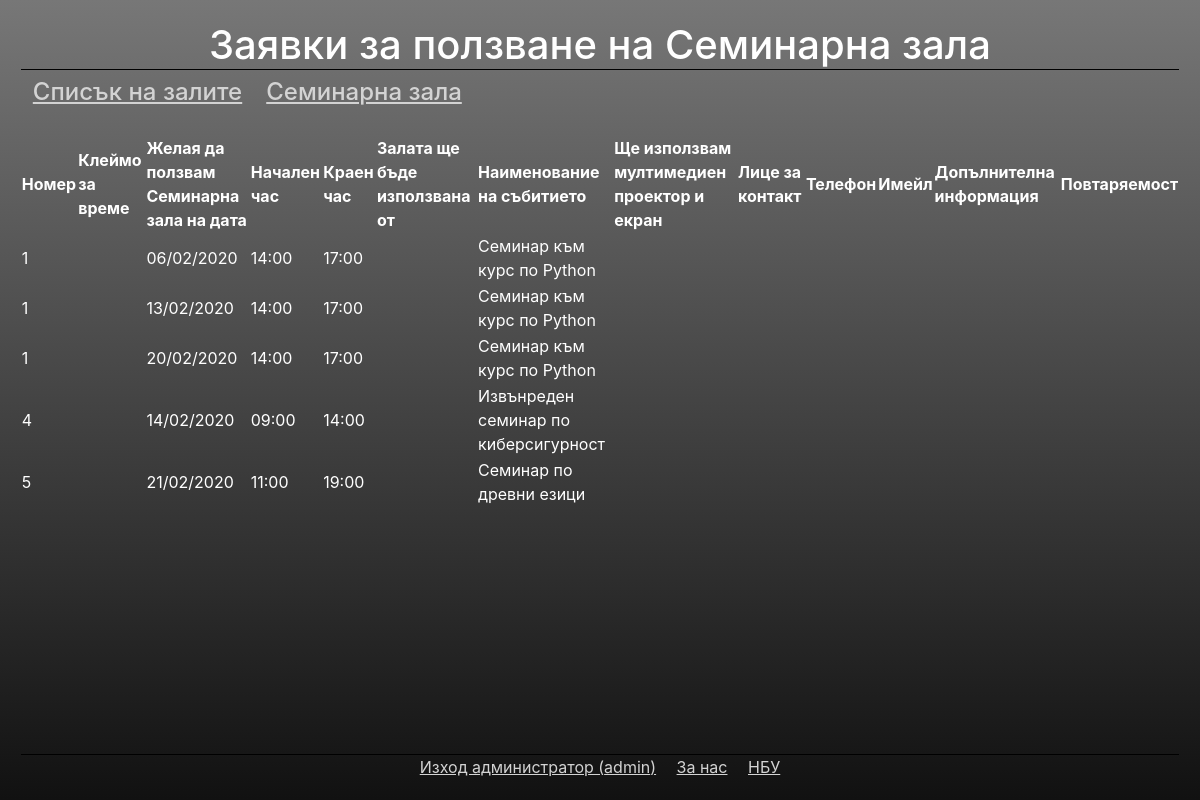
Screenshot of /htdocs/content/pages/events.php?room_id=0 (signed in) with the database file from the repository.
### tables this page shows
CREATE TABLE `room` (
  `room_id` int(255) NOT NULL,
  `room_name` varchar(255) NOT NULL,
  `image_path` varchar(255) NOT NULL,
  `color` varchar(255) NOT NULL
);

CREATE TABLE `events` (
  `title` varchar(255) NOT NULL,
  `description` varchar(255) NOT NULL,
  `start_date` datetime NOT NULL,
  `end_date` datetime NOT NULL,
  `event_id` int(11) NOT NULL,
  `room_id_num` int(11) NOT NULL,
  `type_id` int(11) NOT NULL,
  `creator_name` varchar(255) NOT NULL,
  `email` varchar(255) NOT NULL,
  `telephone` int(15) NOT NULL,
  `ip` varchar(15) NOT NULL,
  `creation_time` datetime NOT NULL
);

### htdocs/content/libraries/myview.php (called while the page is built, shortened)
<?php
class MyView {
    protected $vars = [];
    protected $template_file;
    public function __construct($template_file, $vars = null) {
        $this->template_file = $template_file;
    }
    public function render() {
        require self::TEMPLATE_DIR.$this->template_file;
    }
    public function __set($name, $value) {
        $this->vars[$name] = $value;
    }
    public function __get($name) {
        if (isset($this->vars[$name])) {
            return $this->vars[$name];
        } else {
            return null;
        }
    }
}
?>

### htdocs/content/pages/events.php (called while the page is built, shortened)
<?php
require_once('libraries/myview.php');
require_once('model/room.php');
require_once('model/event.php');
$room_id = $_GET['room_id'];
$room = get_room($room_id);
$t = new MyView('header.phtml');
$t->menu = [
    [
        'url' => "/rooms/$room_id",
        'title' => $room['title'],
    ]
];
$t->title = "Заявки за ползване на $room[title]";
$t->render();
$min_date = date('Y', 0);
$max_date = new DateTime("01/01/30");
$events = requests($room_id, $min_date, $max_date);
$t = new MyView("events.phtml");
$t->room = $room;
$t->events = $events;
$t->render();
?>

### htdocs/content/model/room.php (called while the page is built, shortened)
<?php
function get_room($id) {
    require_once "database.php";
    $search_id_result = $db->query("SELECT * FROM room WHERE room_id=$id");
    if(mysqli_num_rows($search_id_result)!=0){
        $row = $search_id_result->fetch_array();
        $room = [
            $row['room_id'] => [
                "title" => $row['room_name'],
                "img_url" => $row['image_path'],
                "color" => $row['color'],
            ]
        ];
        return $room[$id];
    }
}

### htdocs/content/model/event.php (called while the page is built, shortened)
<?php
function requests($id,$start,$end){
    require 'database.php';
    $sql = "SELECT * FROM events WHERE room_id_num = ?;";
    $stmt = mysqli_stmt_init($db);
    if(!mysqli_stmt_prepare($stmt, $sql)){
    }
    else{
        mysqli_stmt_bind_param($stmt,"i", $id);
        mysqli_stmt_execute($stmt);
        $data = array();
        $result = mysqli_stmt_get_result($stmt);
        while(($row = mysqli_fetch_assoc($result))){
            $new_start =  new DateTime($row['start_date']);
            $new_end = new DateTime($row['end_date']);
            if($new_start >= $start && $new_end <= $end){
                $data[]=[
                    "id" => $row['type_id'],
                    "title" => $row['title'],
                    "start" => $new_start,
                    "end" => $new_end];
                }
            }
        }
        return $data;
    }

### htdocs/content/templates/events.phtml (the view)
<table>
    <tr>
        <th>
            Номер
        </th>
        <th>
            Клеймо за време
        </th>
        <th>
            Желая да ползвам <?= $this->room['title'] ?> на дата
        </th>
        <th>
            Начален час
        </th>
        <th>
            Краен час
        </th>
        <th>
            Залата ще бъде използвана от
        </th>
        <th>
            Наименование на събитието
        </th>
        <th>
            Ще използвам мултимедиен проектор и екран
        </th>
        <th>
            Лице за контакт
        </th>
        <th>
            Телефон
        </th>
        <th>
            Имейл
        </th>
        <th>
            Допълнителна информация
        </th>
        <th>
            Повтаряемост
        </th>
    </tr>
    <?php foreach ($this->events as $e) { ?>
    <tr>
        <td>
            <?= $e['id'] ?>
        </td>
        <td>
        </td>
        <td>
            <?= $e['start']->format("d/m/Y") ?>
        </td>
        <td>
            <?= $e['start']->format("H:s") ?>
        </td>
        <td>
            <?= $e['end']->format("H:s") ?>
        </td>
        <td>
        </td>
        <td>
            <?= $e['title'] ?>
        </td>
        <td>
        </td>
        <td>
        </td>
        <td>
        </td>
        <td>
        </td>
        <td>
        </td>
        <td>
        </td>
    </tr>
    <?php } ?>
</table>

### htdocs/content/templates/header.phtml (shortened to what this page needs)
<?php
$menu = $this->menu ? $this->menu : [];
if (!in_array($_SERVER['REQUEST_URI'], ['/rooms', '/rooms/'])) {
    $menu = array_merge([
        ['url' => '/', 'title' => 'Списък на залите'],
    ], $menu);
}
$stylesheets = array_merge($this->stylesheets ? $this->stylesheets : [], [
    'common.css',
    'bootstrap.css',
    'jquery.fancybox.min.css',
]);
?>
<!DOCTYPE html>
<html>
<head>
    <?php foreach ($stylesheets as $e) { ?>
        <link rel="stylesheet" type="text/css" href="/resources/stylesheets/<?= $e ?>" />
    <?php } ?>
</head>
<body>
    <div id="header">
        <div>
            <h1><?= $this->title ?></h1>
            <h4>
                <?php
                foreach ($menu as $m) {
                    echo "<a href='$m[url]'>$m[title]</a>";
                } ?>
            </h4>
        </div>
    </div>
    <div id="content">

### htdocs/resources/stylesheets/common.css (style rules this page uses)
html { min-height: 100%; color: white; background-color: #333; background: linear-gradient(#777 0%, #111 100%); font-family: "Segoe UI", Arial, Helvetica, sans-serif; line-height: 1.5; }
#header h1 { border-bottom: black 1px solid; text-align: center; }
a, a:visited { color: lightgray; }
body { margin: 0; }
body { min-height: 100vh; display: flex; flex-direction: column; }
#content { flex: 1; }
body>div { padding: 1.3em; }
#header, #content { color: white; }
#content { padding-top: 0; padding-bottom: 0; }
#footer a, #header a { padding: 0 0.5em; }
html { -webkit-animation: fadein 1s; -moz-animation: fadein 1s; -ms-animation: fadein 1s; -o-animation: fadein 1s; animation: fadein 1s; }

### rows the page displays
room: room_name "Заявки за ползване на Семинарна зала", room_name "Семинарна зала"
events: id "4", format "14/02/2020", format "09:00", format "14:00", title "Извънреден семинар по киберсигурност"
events: id "5", format "21/02/2020", format "11:00", format "19:00", title "Семинар по древни езици"

### other values shown
$m[title] "Списък на залите"
$m[title] "Семинарна зала"
$e['id'] "1"
$e['start']->format("d/m/Y") "06/02/2020"
$e['start']->format("H:s") "14:00"
$e['end']->format("H:s") "17:00"
$e['title'] "Семинар към курс по Python"
$e['start']->format("d/m/Y") "13/02/2020"
$e['start']->format("d/m/Y") "20/02/2020"
$_COOKIE['username'] "admin"
